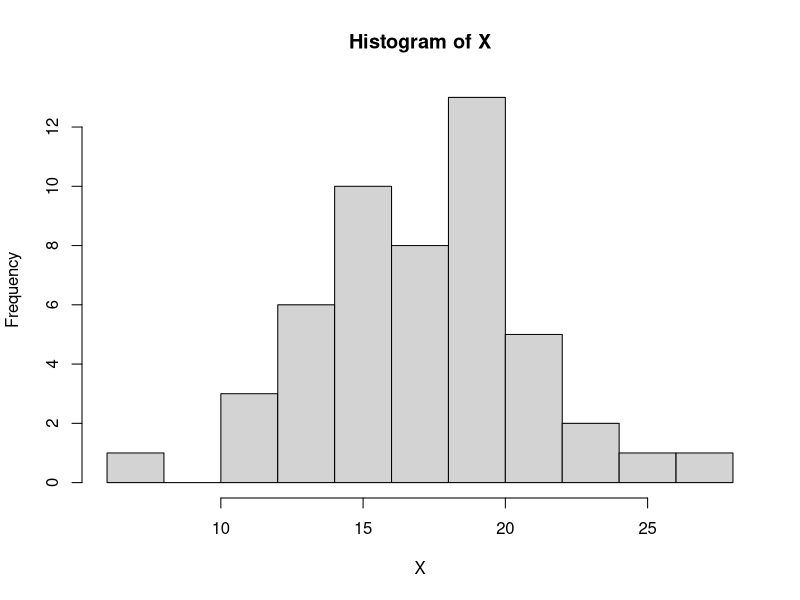
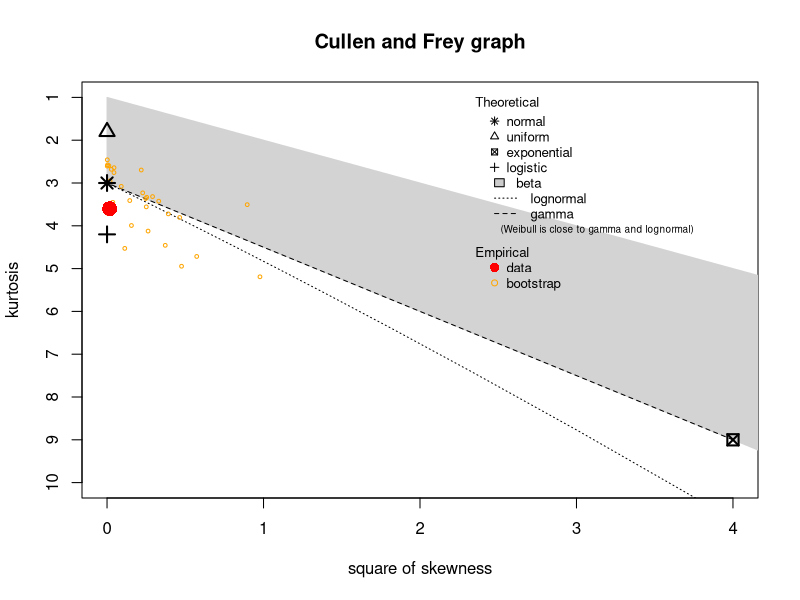
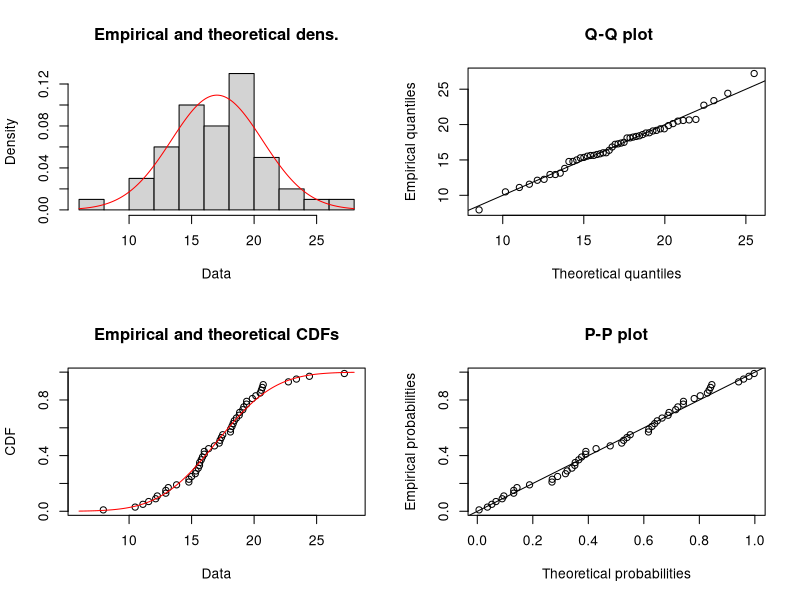
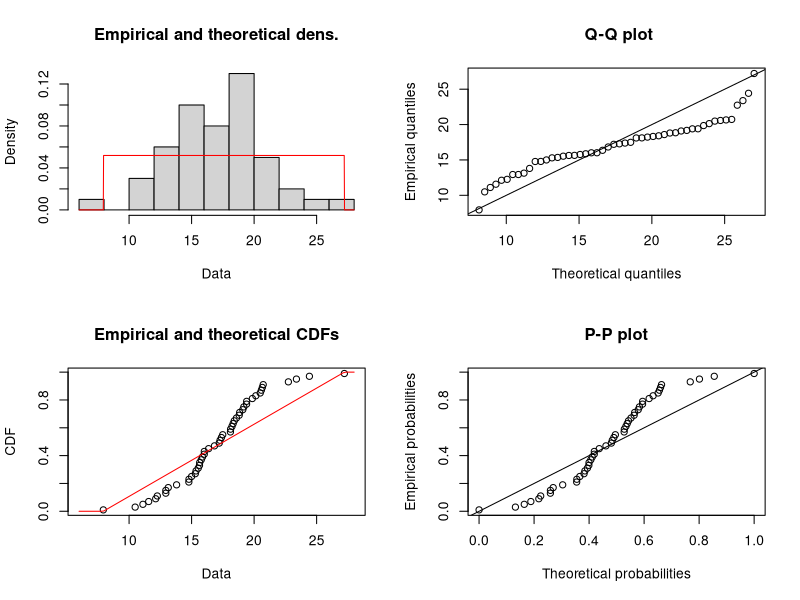

The R source for these figures, in order: (Note: this script raises an error after producing the figures.)
## ---- chunk 1
library(fitdistrplus)
library(dplyr)
## ---- chunk 2
X <- rnorm(50, mean = 17, sd = 3)
## ---- chunk 3
hist(X)
## ---- chunk 4
descdist(X, boot = 30)
## ---- chunk 5
FDN <- fitdist(X, "norm")
## ---- chunk 6
FDU <- fitdist(X, "unif")
## ---- chunk 7
plot(FDN)
## ---- chunk 8
plot(FDU)
## ---- chunk 9
library(fitdistrplus)
## ---- chunk 10
descdist(encuesta$Salary)
## ---- chunk 11
FDG <- fitdist(encuesta$Salary, "gamma", start = list(shape = 1, scale = 2))
FDG
## ---- chunk 12
plot(FDG, pch = ".", col = "blue")
## ---- chunk 13
hist(encuesta$Salary, prob = TRUE, breaks = 20)
Xs <- seq(0, 280000, by = 10)
lines(Xs, dgamma(Xs, shape = 1.847037, scale = 41656.428380), col = "red")
## ---- chunk 14
median(encuesta$Salary)
mean(encuesta$Salary)
## ---- chunk 15
boxplot(encuesta$Salary, horizontal = T)
## ---- chunk 16
hist(encuesta$Salary, prob = TRUE, xlim = c(60000,300000))

pruebaSalary <- encuesta %>% filter(Salary > 30000 & Salary < 70000)
hist(pruebaSalary$Salary, breaks = 10)
## ---- chunk 17
encuesta %>% filter(Salary > 30000 & Salary < 70000) %>% count()/nrow(encuesta)

## ---- chunk 18
descdist(pruebaSalary$Salary)
## ---- chunk 19
FDUnif <- fitdist(pruebaSalary$Salary, "unif")
FDUnif
## ---- chunk 20
plot(FDUnif, pch = ".", col = "blue")
## ---- chunk 21
hist(pruebaSalary$Salary, prob = TRUE, breaks = 10)
Xs <- seq(0, 280000, by = 10)
lines(Xs, dunif(Xs,FDUnif$estimate[1],FDUnif$estimate[2]), col = "red", lwd = 2)
## ---- chunk 22
Ex <- (30000 + 70000)/2
Ex
mean(pruebaSalary$Salary)
## ---- chunk 23
sd(pruebaSalary$Salary)


varx <- (70000 - 30000)^2/12
sqrt(varx)
## ---- chunk 24
pnorm(23/7,lower.tail = FALSE)
## ---- chunk 25
library()
## ---- chunk 26
segmento <- encuesta %>% filter( Salary >= 3600  & Salary <= 250000) 

segmento
## ---- chunk 27
hist(segmento$Salary)
## ---- chunk 28

FDG <- fitdist(encuesta$Salary, "gamma", start = list(shape = 1, scale = 2))
